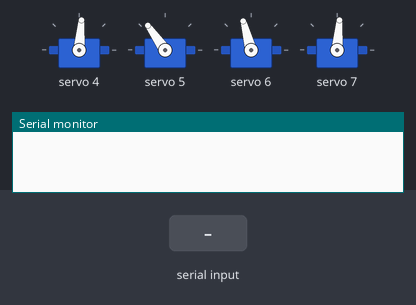
Simulated run of this sketch. Board: Arduino Uno, built with avr-gcc and run on an emulated ATmega328P. Parts: 4 × servo, the last lines printed to the serial monitor. The test bench sets the inputs (shaded band).

Above: at 1.7 s.
1.8 s: "S1" received over the second serial link
At 3.22 s:
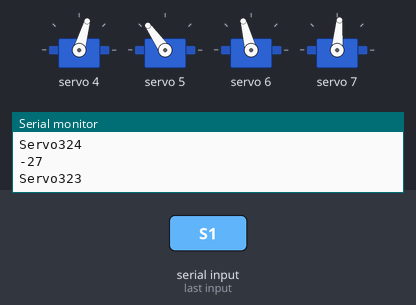
4.8 s: "S2" received over the second serial link
At 7.7 s:
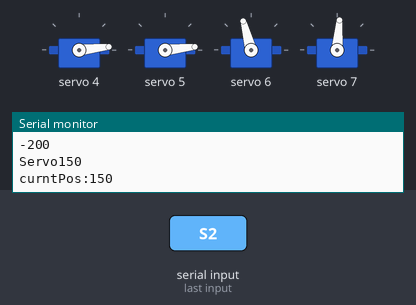
7.8 s: "S1,45\n" received over the second serial link
At 10.7 s:
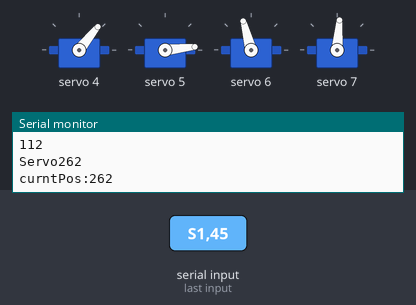
10.8 s: "S3" received over the second serial link
At 13.0 s:
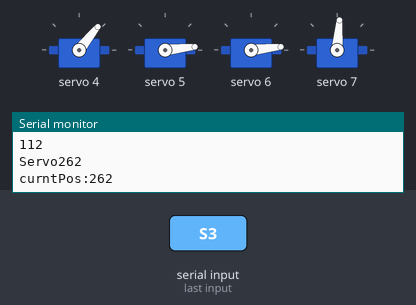
13.7 s: "S4" received over the second serial link
At 15.7 s:
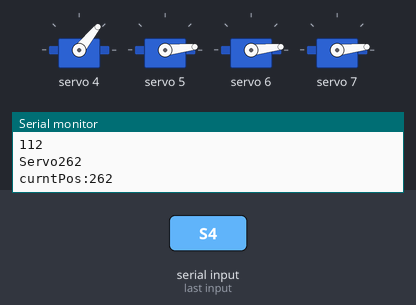
16.5 s: "S190\n" received over the second serial link
At 20.2 s:
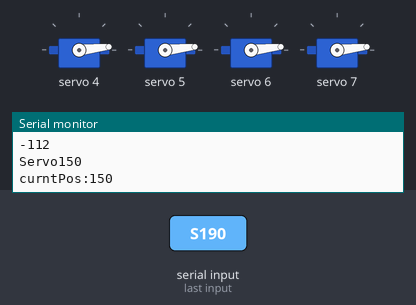
Timing chart, 0 to 20.5 s (numbered marks = the images above; inputs shaded):
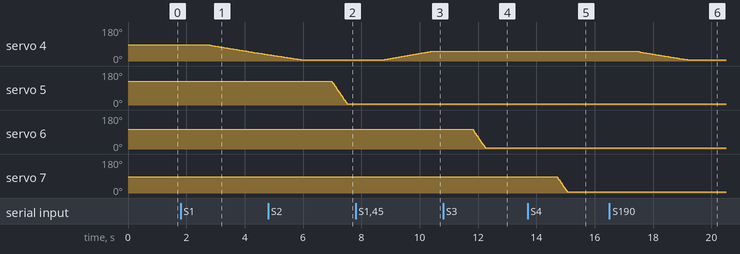

The sketch:

robotics_hand.ino
```cpp
#include <Wire.h>
#include <Adafruit_PWMServoDriver.h>
#include <SoftwareSerial.h>

Adafruit_PWMServoDriver srituhobby = Adafruit_PWMServoDriver();
SoftwareSerial getValue(10, 11); // TX , RX

#define servo1 4
#define servo2 5
#define servo3 6
#define servo4 7

int S1curntPos = 350;//150 - 600
int S2curntPos = 450;//150 - 600
int S3curntPos = 400;//150 - 600
int S4curntPos = 350;//150 - 600

int S1newPos;
int S2newPos;
int S3newPos;
int S4newPos;


void setup() {
  Serial.begin(9600);
  getValue.begin(9600);
  srituhobby.begin();
  srituhobby.setPWMFreq(60);
  srituhobby.setPWM(servo1, 0, S1curntPos);
  srituhobby.setPWM(servo2, 0, S2curntPos);
  srituhobby.setPWM(servo3, 0, S3curntPos);
  srituhobby.setPWM(servo4, 0, S4curntPos);
  delay(500);
}

void loop() {
  robotArm();
}

void robotArm() {
  if (getValue.available() > 0) {
    String value = getValue.readString();
    if (value.startsWith("S1")) {
      value = value.substring(3, value.length());
      int S1 = value.toInt();
      S1 = map(S1, 0, 180, 150, 600);

      S1 = S1 - S1curntPos;

      for (int a = 0; a <= S1 ; a++) {
        delay(1);
        Serial.println(a);
        S1newPos = S1curntPos + a;
        Serial.print("Servo");
        Serial.println(S1newPos);
        srituhobby.setPWM(servo1, 0, S1newPos);
      }

      for (int b = 0 ; b >= S1; b--) {
        delay(1);
        Serial.println(b);
        int c = b * -1;
        S1newPos = S1curntPos - c;
        Serial.print("Servo");
        Serial.println(S1newPos);
        srituhobby.setPWM(servo1, 0, S1newPos);
      }

      S1curntPos = S1curntPos + S1;
      Serial.print("curntPos:");
      Serial.print(S1curntPos);

    } else if (value.startsWith("S2")) {
      value = value.substring(3, value.length());
      int S2 = value.toInt();
      S2 = map(S2, 0, 180, 150, 600);

      S2 = S2 - S2curntPos;

      for (int a = 0; a <= S2 ; a++) {
        delay(1);
        S2newPos = S2curntPos + a;
        srituhobby.setPWM(servo2, 0, S2newPos);
      }

      for (int b = 0 ; b >= S2; b--) {
        delay(1);
        int c = b * -1;
        S2newPos = S2curntPos - c;
        srituhobby.setPWM(servo2, 0, S2newPos);
      }
      S2curntPos = S2curntPos + S2;

    } else if (value.startsWith("S3")) {
      value = value.substring(3, value.length());
      int S3 = value.toInt();
      S3 = map(S3, 0, 180, 150, 600);

      S3 = S3 - S3curntPos;

      for (int a = 0; a <= S3 ; a++) {
        delay(1);
        S3newPos = S3curntPos + a;
        srituhobby.setPWM(servo3, 0, S3newPos);
      }

      for (int b = 0 ; b >= S3; b--) {
        delay(1);
        int c = b * -1;
        S3newPos = S3curntPos - c;
        srituhobby.setPWM(servo3, 0, S3newPos);
      }
      S3curntPos = S3curntPos + S3;

    } else if (value.startsWith("S4")) {
      value = value.substring(3, value.length());
      int S4 = value.toInt();
      S4 = map(S4, 0, 180, 150, 600);

      S4 = S4 - S4curntPos;

      for (int a = 0; a <= S4 ; a++) {
        delay(1);
        S4newPos = S4curntPos + a;
        srituhobby.setPWM(servo4, 0, S4newPos);
      }

      for (int b = 0 ; b >= S4; b--) {
        delay(1);
        int c = b * -1;
        S4newPos = S4curntPos - c;
        srituhobby.setPWM(servo4, 0, S4newPos);
      }
      S4curntPos = S4curntPos + S4;
    }
  }
}
```

Measured:
- after the input at 1.8 s, servo 4: moves from 85° to 34° over 2.0 s, starting after 1.0 s
- after the input at 4.8 s, servo 5: moves from 125° to 6° over 0.52 s, starting after 2.2 s
- after the input at 7.8 s, servo 4: moves from 6° to 51° over 1.6 s, starting after 1.0 s
- after the input at 10.8 s, servo 6: moves from 105° to 6° over 0.43 s, starting after 1.0 s
- after the input at 13.7 s, servo 7: moves from 85° to 6° over 0.35 s, starting after 1.0 s
- after the input at 16.5 s, servo 4: moves from 51° to 6° over 1.7 s, starting after 1.0 s
